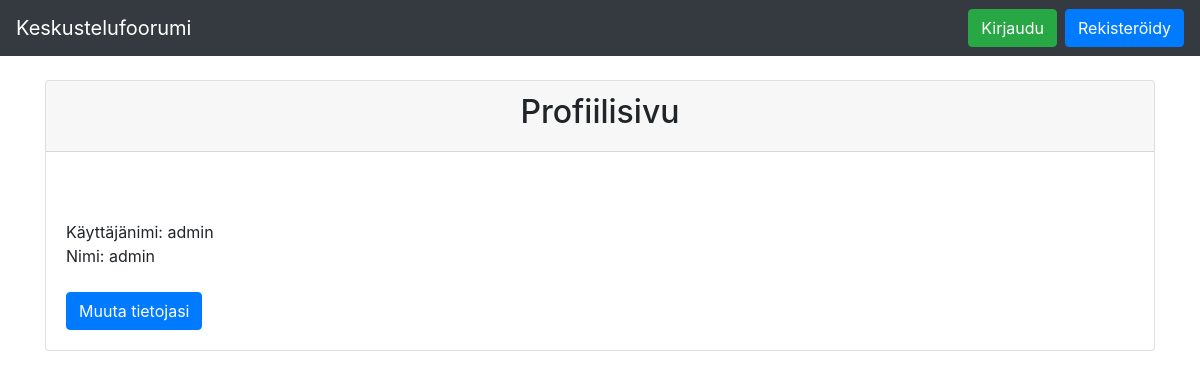
The page /user/1 on the database as committed earlier.
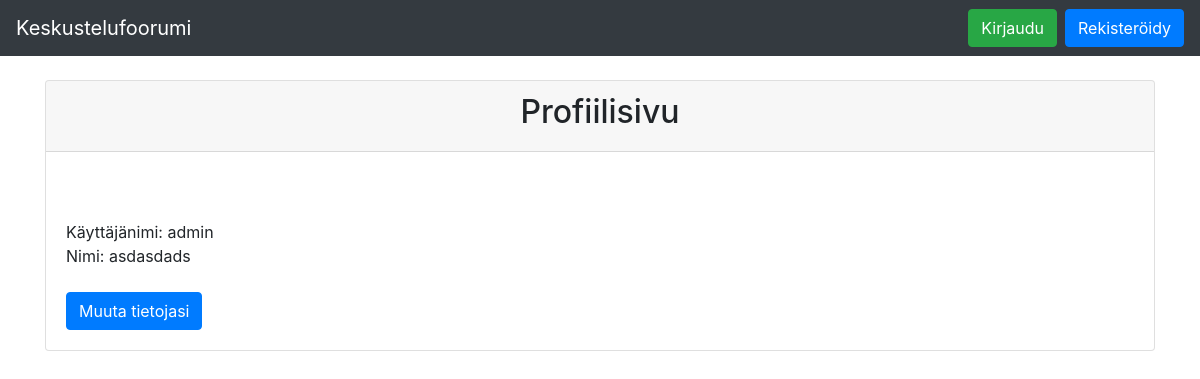
The same page on the database as committed later.
### application/auth/models.py (models this page shows, shortened)
class User(db.Model):
    __tablename__ = "account"
    id = db.Column(db.Integer, primary_key=True)
    name = db.Column(db.String(144), nullable=False)
    username = db.Column(db.String(144), nullable=False)
    password = db.Column(db.String(144), nullable=False)
    rank = db.Column(db.String(144), nullable=False)
    @staticmethod
    def user_info(user_id):
        stmt = text(
            "SELECT Account.id, Account.name, Account.username FROM Topics "
            "LEFT JOIN Posts ON Posts.topics_id = Topics.id "
            "LEFT JOIN Account ON Account.id = Topics.account_id "
            "WHERE Account.id = :user ").params(user=user_id)
        res = db.engine.execute(stmt)
        response = []
        for row in res:
            response.append({"id": row[0], "name": row[1], "username": row[2]})
        return response

### application/profile/views.py (the view)
@app.route("/user/<user_id>")
def user_link(user_id):
    user = User.query.filter_by(id=user_id).first_or_404()
    return render_template(
        "users/profile.html", user=user, user_id=user_id, user_info=User.user_info(user_id))

### application/templates/users/profile.html (shortened to what this page needs)
{% extends "layout.html" %} {% block body %} {% if user_info is defined %}
<div class="container">
    <div class="card-deck mb-3 text-center">
        <div class="card mb-4 box-shadow">
            <div class="card-header">
                <h2>Profiilisivu</h2>
            </div>
            <div class="card-body text-left ">
                <ul class="list-unstyled mt-5 mb-4 ">
                    <li>Käyttäjänimi: {{ user.username }}</li>
                    <li>Nimi: {{ user.name }}</li>
                </ul>
                <a class="btn btn-primary " href="{{ url_for('user_editlink', user_id=user_id) }}">Muuta tietojasi</a>
                {% endif %}
            </div>
        </div>
    </div>
</div>
{% endblock %}

Rows that differ between the two databases and show on the page:
changed User "admin": name "admin" → "asdasdads"
